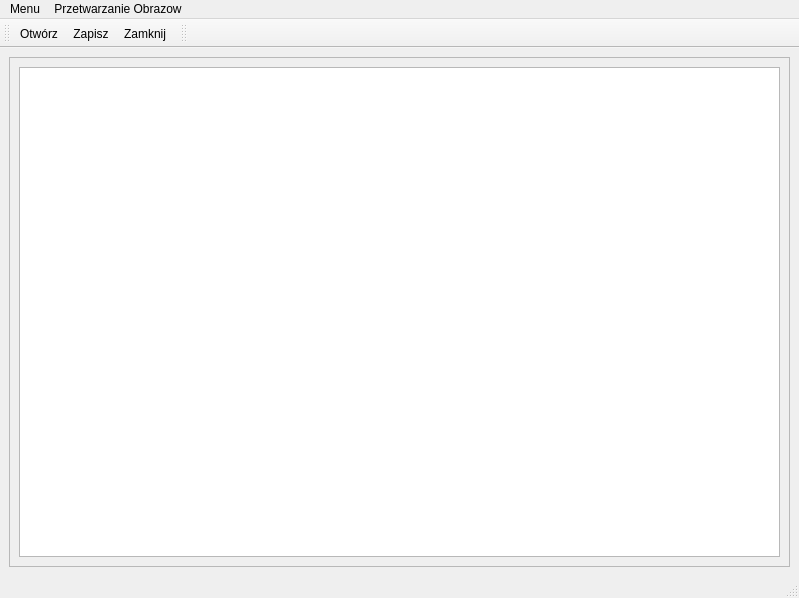
<?xml version="1.0" encoding="UTF-8"?>
<ui version="4.0">
 <class>MojeObrazki</class>
 <widget class="QMainWindow" name="MojeObrazki">
  <property name="geometry">
   <rect>
    <x>0</x>
    <y>0</y>
    <width>799</width>
    <height>598</height>
   </rect>
  </property>
  <property name="windowTitle">
   <string>MojeObrazki</string>
  </property>
  <widget class="QWidget" name="centralwidget">
   <layout class="QGridLayout" name="gridLayout_2">
    <item row="0" column="0">
     <widget class="QScrollArea" name="scrollArea">
      <property name="widgetResizable">
       <bool>true</bool>
      </property>
      <widget class="QWidget" name="scrollAreaWidgetContents">
       <property name="geometry">
        <rect>
         <x>0</x>
         <y>0</y>
         <width>779</width>
         <height>495</height>
        </rect>
       </property>
       <layout class="QGridLayout" name="gridLayout">
        <item row="1" column="0">
         <widget class="QGraphicsView" name="graphicsView"/>
        </item>
       </layout>
      </widget>
     </widget>
    </item>
   </layout>
  </widget>
  <widget class="QMenuBar" name="menubar">
   <property name="geometry">
    <rect>
     <x>0</x>
     <y>0</y>
     <width>799</width>
     <height>22</height>
    </rect>
   </property>
   <widget class="QMenu" name="menuMenu">
    <property name="title">
     <string>Menu</string>
    </property>
    <addaction name="actionOtworz"/>
    <addaction name="actionZapisz"/>
    <addaction name="actionZamknij"/>
    <addaction name="separator"/>
   </widget>
   <widget class="QMenu" name="menuPrzetwarzanie_Obrazow">
    <property name="title">
     <string>Przetwarzanie Obrazow</string>
    </property>
    <addaction name="actionPokaz_Obrazek"/>
    <addaction name="actionRGB"/>
    <addaction name="actionYCrCb"/>
    <addaction name="actionHSV"/>
    <addaction name="actionKontrast"/>
    <addaction name="actionProgowanie_RGB"/>
    <addaction name="actionSkalowanie"/>
    <addaction name="actionRotacja"/>
    <addaction name="actionFiltracja_u_redniaj_ca"/>
    <addaction name="actionFiltracja_gaussowska"/>
    <addaction name="actionFiltracja_medianowa"/>
    <addaction name="actionFiltr_Sobela"/>
    <addaction name="actionFiltr_Prewitta"/>
    <addaction name="actionFiltr_Canny_ego"/>
    <addaction name="actionErozja"/>
    <addaction name="actionDylatacja"/>
    <addaction name="actionOtwarcie"/>
    <addaction name="actionZamkniecie"/>
    <addaction name="actionGradient_morfologiczny"/>
   </widget>
   <addaction name="menuMenu"/>
   <addaction name="menuPrzetwarzanie_Obrazow"/>
  </widget>
  <widget class="QToolBar" name="toolBar">
   <property name="windowTitle">
    <string>toolBar</string>
   </property>
   <attribute name="toolBarArea">
    <enum>TopToolBarArea</enum>
   </attribute>
   <attribute name="toolBarBreak">
    <bool>false</bool>
   </attribute>
   <addaction name="actionOtworz"/>
   <addaction name="actionZapisz"/>
   <addaction name="actionZamknij"/>
  </widget>
  <widget class="QStatusBar" name="statusBar"/>
  <widget class="QToolBar" name="toolBar_2">
   <property name="windowTitle">
    <string>toolBar_2</string>
   </property>
   <attribute name="toolBarArea">
    <enum>TopToolBarArea</enum>
   </attribute>
   <attribute name="toolBarBreak">
    <bool>false</bool>
   </attribute>
  </widget>
  <action name="actionOtworz">
   <property name="icon">
    <iconset resource="ikony.qrc">
     <normaloff>:/new/Ikony/open.png</normaloff>:/new/Ikony/open.png</iconset>
   </property>
   <property name="text">
    <string>Otwórz</string>
   </property>
   <property name="shortcut">
    <string>Ctrl+O</string>
   </property>
  </action>
  <action name="actionZapisz">
   <property name="icon">
    <iconset resource="ikony.qrc">
     <normaloff>:/new/Ikony/save.png</normaloff>:/new/Ikony/save.png</iconset>
   </property>
   <property name="text">
    <string>Zapisz</string>
   </property>
   <property name="shortcut">
    <string>Ctrl+S</string>
   </property>
  </action>
  <action name="actionZamknij">
   <property name="icon">
    <iconset resource="ikony.qrc">
     <normaloff>:/new/Ikony/exit.png</normaloff>:/new/Ikony/exit.png</iconset>
   </property>
   <property name="text">
    <string>Zamknij</string>
   </property>
   <property name="shortcut">
    <string>Ctrl+K</string>
   </property>
  </action>
  <action name="actionPokaz_Obrazek">
   <property name="icon">
    <iconset resource="ikony.qrc">
     <normaloff>:/new/Ikony/tools.png</normaloff>:/new/Ikony/tools.png</iconset>
   </property>
   <property name="text">
    <string>Pokaz Obrazek</string>
   </property>
  </action>
  <action name="actionRGB">
   <property name="text">
    <string>RGB</string>
   </property>
  </action>
  <action name="actionYCrCb">
   <property name="text">
    <string>YCrCb</string>
   </property>
  </action>
  <action name="actionHSV">
   <property name="text">
    <string>HSV</string>
   </property>
  </action>
  <action name="actionKontrast">
   <property name="text">
    <string>Kontrast i jasność</string>
   </property>
  </action>
  <action name="actionProgowanie_RGB">
   <property name="text">
    <string>Progowanie</string>
   </property>
  </action>
  <action name="actionSkalowanie">
   <property name="text">
    <string>Skalowanie</string>
   </property>
  </action>
  <action name="actionRotacja">
   <property name="text">
    <string>Rotacja</string>
   </property>
  </action>
  <action name="actionFiltracja_u_redniaj_ca">
   <property name="text">
    <string>Filtracja uśredniająca</string>
   </property>
  </action>
  <action name="actionFiltracja_gaussowska">
   <property name="text">
    <string>Filtracja gaussowska</string>
   </property>
  </action>
  <action name="actionFiltracja_medianowa">
   <property name="text">
    <string>Filtracja medianowa</string>
   </property>
  </action>
  <action name="actionFiltr_Sobela">
   <property name="text">
    <string>Filtr Sobela</string>
   </property>
  </action>
  <action name="actionFiltr_Prewitta">
   <property name="text">
    <string>Filtr Prewitta</string>
   </property>
  </action>
  <action name="actionFiltr_Canny_ego">
   <property name="text">
    <string>Filtr Canny'ego</string>
   </property>
  </action>
  <action name="actionErozja">
   <property name="text">
    <string>Erozja</string>
   </property>
  </action>
  <action name="actionDylatacja">
   <property name="text">
    <string>Dylatacja</string>
   </property>
  </action>
  <action name="actionOtwarcie">
   <property name="text">
    <string>Otwarcie</string>
   </property>
  </action>
  <action name="actionZamkniecie">
   <property name="text">
    <string>Zamknięcie</string>
   </property>
  </action>
  <action name="actionGradient_morfologiczny">
   <property name="text">
    <string>Gradient morfologiczny</string>
   </property>
  </action>
 </widget>
 <resources>
  <include location="ikony.qrc"/>
 </resources>
 <connections/>
</ui>
